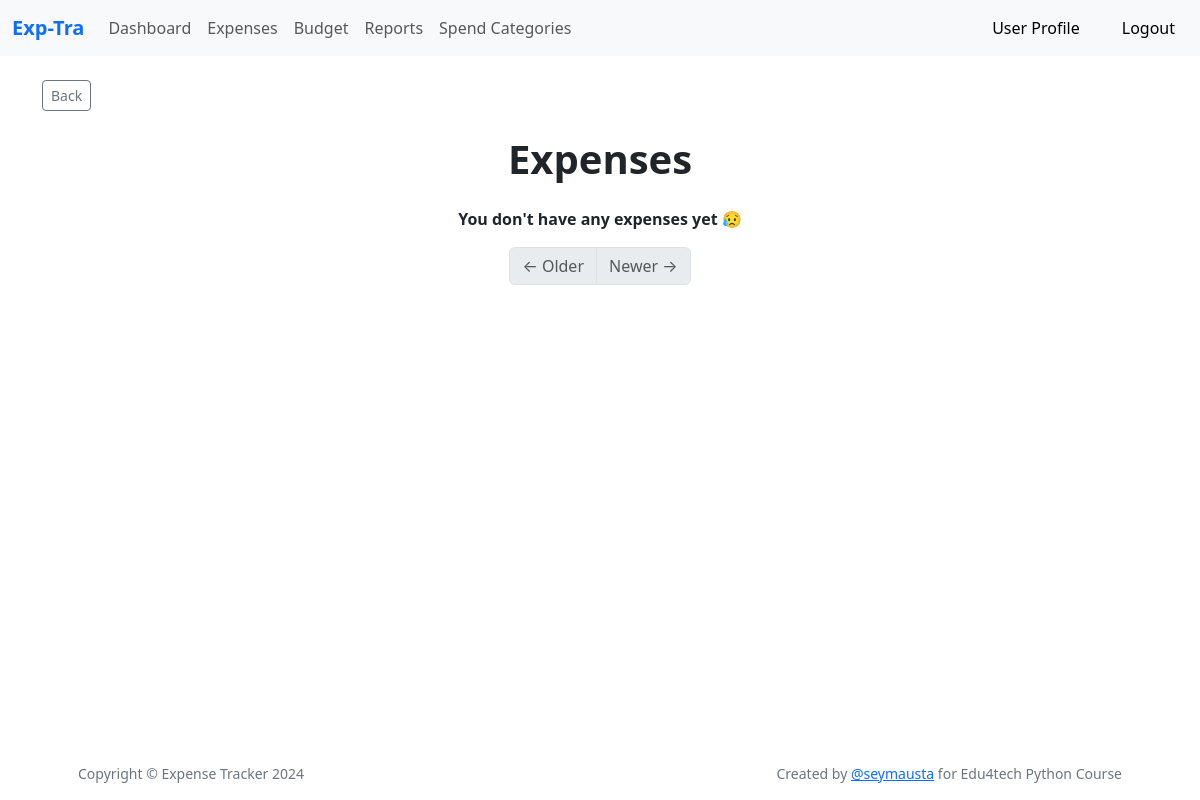
Before: /expense_history (signed in) with the older database file.
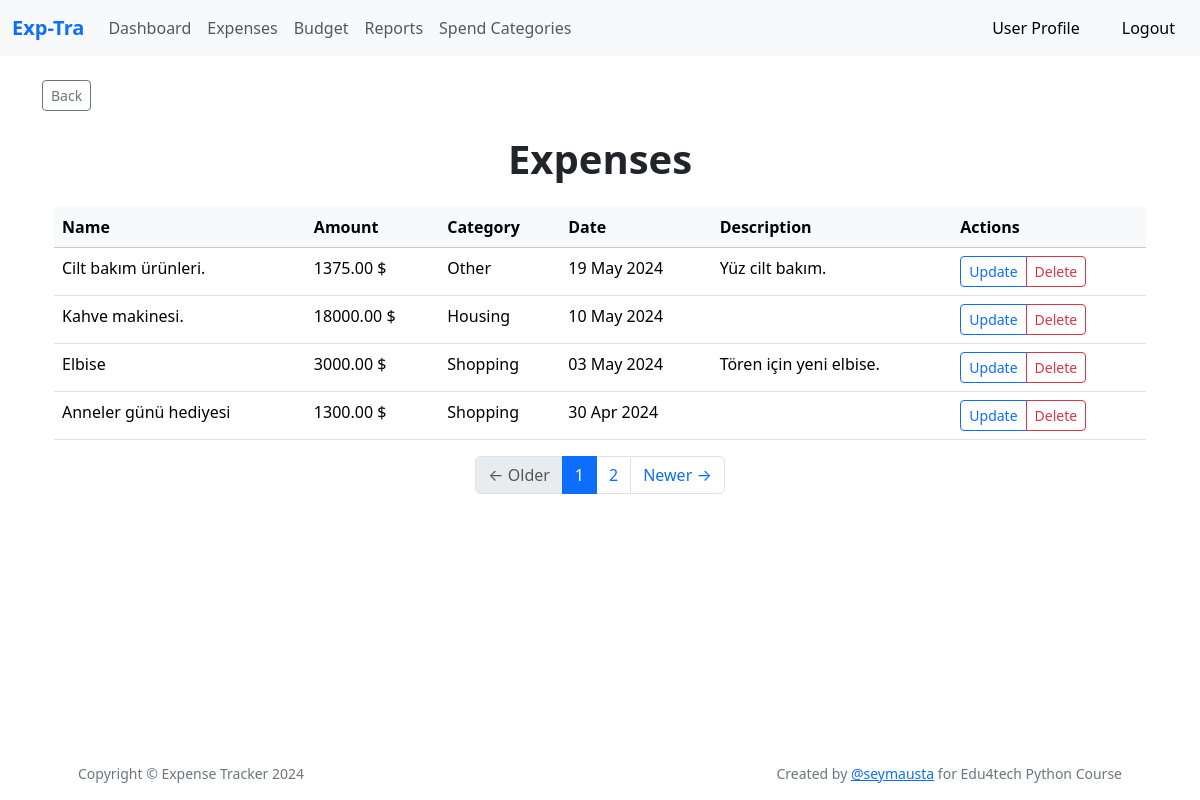
After: the same page with the newer database file.
### app/models.py (models this page shows, shortened)
class Expense(db.Model):
    __tablename__ = 'expenses'
    id: so.Mapped[int] = so.mapped_column(primary_key=True)
    name: so.Mapped[str] = so.mapped_column(sa.String(140))
    amount : so.Mapped[float] = so.mapped_column(sa.Numeric(10, 2), nullable=False)
    category_id : so.Mapped[int] = so.mapped_column(sa.ForeignKey(Category.id),index=True)
    date : so.Mapped[datetime] = so.mapped_column(sa.Date, nullable=False)
    description: so.Mapped[str] = so.mapped_column(sa.Text)
    timestamp: so.Mapped[datetime] = so.mapped_column(
        index=True, default=lambda: datetime.now(timezone.utc))
    user_id: so.Mapped[int] = so.mapped_column(sa.ForeignKey(User.id),
                                               index=True)
    user: so.Mapped[User] = so.relationship(back_populates='expenses')

class Category(db.Model):
    id: so.Mapped[int] = so.mapped_column(primary_key=True)
    name: so.Mapped[str] = so.mapped_column(sa.String(140))
    expenses = db.relationship('Expense', backref='category', lazy=True)

### app/main/routes.py (the view)
@bp.route('/expense_history', methods=['GET'])
@login_required
def expense_history():
    form = ExpenseForm()
    expenses = Expense.query.filter_by(user_id=current_user.id).all()
    categories = Category.query.all()
    category_dict = {category.id: category.name for category in categories}
    page = request.args.get('page', 1, type=int)
    per_page = current_app.config['EXPENSES_PER_PAGE']
    pagination = Expense.query.filter_by(user_id=current_user.id).order_by(Expense.date.desc()).paginate(page=page, per_page=per_page,error_out=False)
    expenses = pagination.items
    total_pages = pagination.pages
    current_page = pagination.page
    page_nums = list(range(1, total_pages + 1))
    prev_url = url_for('main.expense_history', page=current_page - 1) if pagination.has_prev else None
    next_url = url_for('main.expense_history', page=current_page + 1) if pagination.has_next else None
    return render_template('expense_history.html', title='Expenses', expenses=expenses,
                           category_dict=category_dict, form=form,
                           prev_url=prev_url, next_url=next_url, page_nums=page_nums, current_page=current_page)

### app/models.py (called while the page is built)
@login.user_loader
def load_user(id):
    return db.session.get(User, int(id))

### app/templates/expense_history.html (shortened to what this page needs)
{% extends "base.html" %}
{% block content %}
<br>
<a href="{{ url_for('main.expenses')}}" class="btn btn-outline-secondary btn-sm">Back</a>
<h1 class="fw-bolder text-center my-4">Expenses</h1>
<div class="container">
    {% if expenses %}
    <div class="table-responsive">
        <table class="table table-hover">
            <thead class="table-light">
            <tr>
                <th>Name</th>
                <th>Amount</th>
                <th>Category</th>
                <th>Date</th>
                <th>Description</th>
                <th>Actions</th>
            </tr>
            </thead>
            <tbody>
            {% for expense in expenses %}
            <tr>
                <td>{{ expense.name|capitalize }}</td>
                <td>{{ expense.amount  }}{{ ' $' }}</td>
                <td>{{ category_dict[expense.category_id]|capitalize }}</td>
                <td>{{ expense.date.strftime('%d %b %Y') }}</td>
                <td>{{ expense.description|capitalize }}</td>
                <td>
                    <div class="btn-group" role="group">
                        <button type="button" class="btn btn-outline-primary btn-sm" data-bs-toggle="modal"
                                data-bs-target="#updateModal{{ expense.id }}">Update
                        </button>
                        <button type="button" class="btn btn-outline-danger btn-sm" data-bs-toggle="modal"
                                data-bs-target="#deleteModal{{ expense.id }}">Delete
                        </button>
                    </div>
                </td>
            </tr>
            {% endfor %}
            </tbody>
        </table>
    </div>
</div>
    {% else %}
    <p class="fw-bold text-center">You don't have any expenses yet 😥</p>
    {% endif %}
<nav aria-label="Page navigation example">
  <ul class="pagination justify-content-center">
    {% if prev_url %}
      <li class="page-item">
        <a class="page-link" href="{{ prev_url }}">&larr; Older</a>
      </li>
    {% else %}
      <li class="page-item disabled">
        <span class="page-link">&larr; Older</span>
      </li>
    {% endif %}
    {% for page_num in page_nums %}
      <li class="page-item{% if page_num == current_page %} active{% endif %}">
        <a class="page-link" href="{{ url_for('main.expense_history', page=page_num) }}">{{ page_num }}</a>
      </li>
    {% endfor %}
    {% if next_url %}
      <li class="page-item">
        <a class="page-link" href="{{ next_url }}">Newer &rarr;</a>
      </li>
    {% else %}
      <li class="page-item disabled">
        <span class="page-link">Newer &rarr;</span>
      </li>
    {% endif %}
  </ul>
</nav>
{% endblock %}

Changed rows visible on the page:
added Expense: name "Cilt bakım ürünleri.", amount "1375.00", value "$", date "19 May 2024", description "Yüz cilt bakım."
now on this page (row unchanged): Category: name "Other"
added Expense: name "Kahve makinesi.", amount "18000.00", value "$", date "10 May 2024"
now on this page (row unchanged): Category: name "Housing"
added Expense: name "Elbise", amount "3000.00", value "$", date "03 May 2024", description "Tören için yeni elbise."
now on this page (row unchanged): Category: name "Shopping"
added Expense: name "Anneler günü hediyesi", amount "1300.00", value "$", date "30 Apr 2024"
Other visible differences:
text no longer shown: "You don't have any expenses yet 😥"
text now shown: "Name Amount Category Date Description Actions"
new list line: "1"
new list line: "2"
